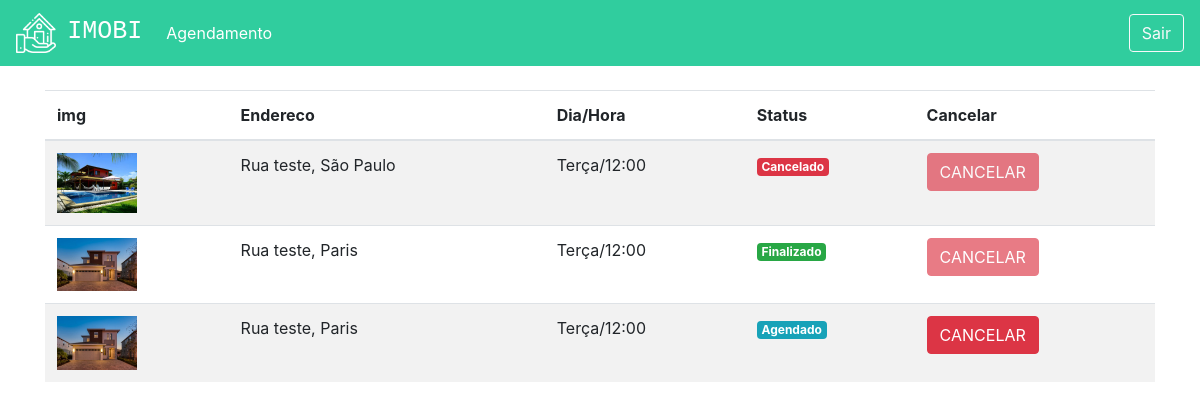
The app's page /agendamentos (signed in) with its own data.
### plataforma/models.py (models this page shows, shortened)
class Visitas(models.Model):
    choices = (('S', 'Segunda'),
                ('T', 'Terça'),
                ('Q', 'Quarta'),
                ('QI', 'Quinta'),
                ('SE', 'Sexta'),
                ('SA', 'Sabado'),
                ('D', 'Domingo'))
    choices_status = (('A', 'Agendado'),
                      ('F', 'Finalizado'),
                      ('C', 'Cancelado'))
    imovel = models.ForeignKey(Imovei, on_delete=models.CASCADE)
    usuario = models.ForeignKey(User, on_delete=models.CASCADE)
    dia = models.CharField(max_length=20)
    horario = models.TimeField()
    status = models.CharField(max_length=1, choices=choices_status, default="A")

class Imovei(models.Model):
    choices = (('V', 'Venda'),
               ('A', 'Aluguel'))
    choices_imovel = (('A', 'Apartamento'),
                      ('C', 'Casa'))
    imagens = models.ManyToManyField(Imagem)
    valor = models.FloatField()
    quartos = models.IntegerField()
    tamanho = models.FloatField()
    cidade = models.ForeignKey(Cidade, on_delete=models.CASCADE)
    rua = models.CharField(max_length=50)
    tipo = models.CharField(max_length=1, choices=choices)
    tipo_imovel = models.CharField(max_length=1, choices=choices_imovel)
    numero = models.IntegerField()
    descricao = models.TextField()
    dias_visita = models.ManyToManyField(DiasVisita)
    horarios = models.ManyToManyField(Horario)

class Imagem(models.Model):
    img = models.ImageField(upload_to='img')
    def __str__(self) -> str:
        return self.img.url

class Cidade(models.Model):
    nome = models.CharField(max_length=30)
    def __str__(self) -> str:
        return self.nome

### plataforma/views.py (the view)
# urls.py: path('agendamentos', views.agendamentos, name="agendamentos"),
def agendamentos(request):
    visitas = Visitas.objects.filter(usuario=request.user)
    return render(request, "agendamentos.html", {'visitas': visitas})

### plataforma/templates/agendamentos.html
{% extends 'base.html' %}
{% load static %}
{% block 'head' %}
<link rel="stylesheet" href="{% static 'plataforma/css/home.css' %}">
{% endblock  %}
{% block 'body' %}
    <div class="container">
        <br>
        <table class="table table-striped">
        <thead>
            <tr>
                <th scope="col">img</th>
                <th scope="col">Endereco</th>
                <th scope="col">Dia/Hora</th>
                <th scope="col">Status</th>
                <th scope="col">Cancelar</th>
            </tr>
        </thead>
        <tbody>
            {% for visita in visitas %}
                <tr>
                    <th><img width="80" src="{{visita.imovel.imagens.all.0}}"></th>
                    <td>{{visita.imovel.rua}}, {{visita.imovel.cidade}}</td>
                    <td>{{visita.dia}}/{{visita.horario}}</td>
                    <td>
                        {% if visita.status == "A" %}
                            <span class="badge badge-info">Agendado</span>
                        {% endif %}
                        {% if visita.status == "F" %}
                            <span class="badge badge-success">Finalizado</span>
                        {% endif %}
                        {% if visita.status == "C" %}
                            <span class="badge badge-danger">Cancelado</span>
                        {% endif %}
                    </td>
                    <td>
                        {% if visita.status == "A" %}
                            <a href="{% url 'cancelar_agendamento' visita.id%}" class="btn btn-danger">CANCELAR</a>
                        {% else %}
                            <a href="" class="btn btn-danger disabled">CANCELAR</a>
                        {% endif %}
                    </td>
                </tr>
            {% endfor %}
        </tbody>
    </table>
    </div>
{% endblock  %}

### records on screen
Visitas: imovel.imagens.all.0 (picture), imovel.rua "Rua teste", imovel.cidade "São Paulo", dia "Terça", horario "12:00", status "Cancelado"
Visitas: imovel.imagens.all.0 (picture), imovel.rua "Rua teste", imovel.cidade "Paris", dia "Terça", horario "12:00", status "Finalizado"
Visitas: imovel.imagens.all.0 (picture), imovel.rua "Rua teste", imovel.cidade "Paris", dia "Terça", horario "12:00", status "Agendado"
